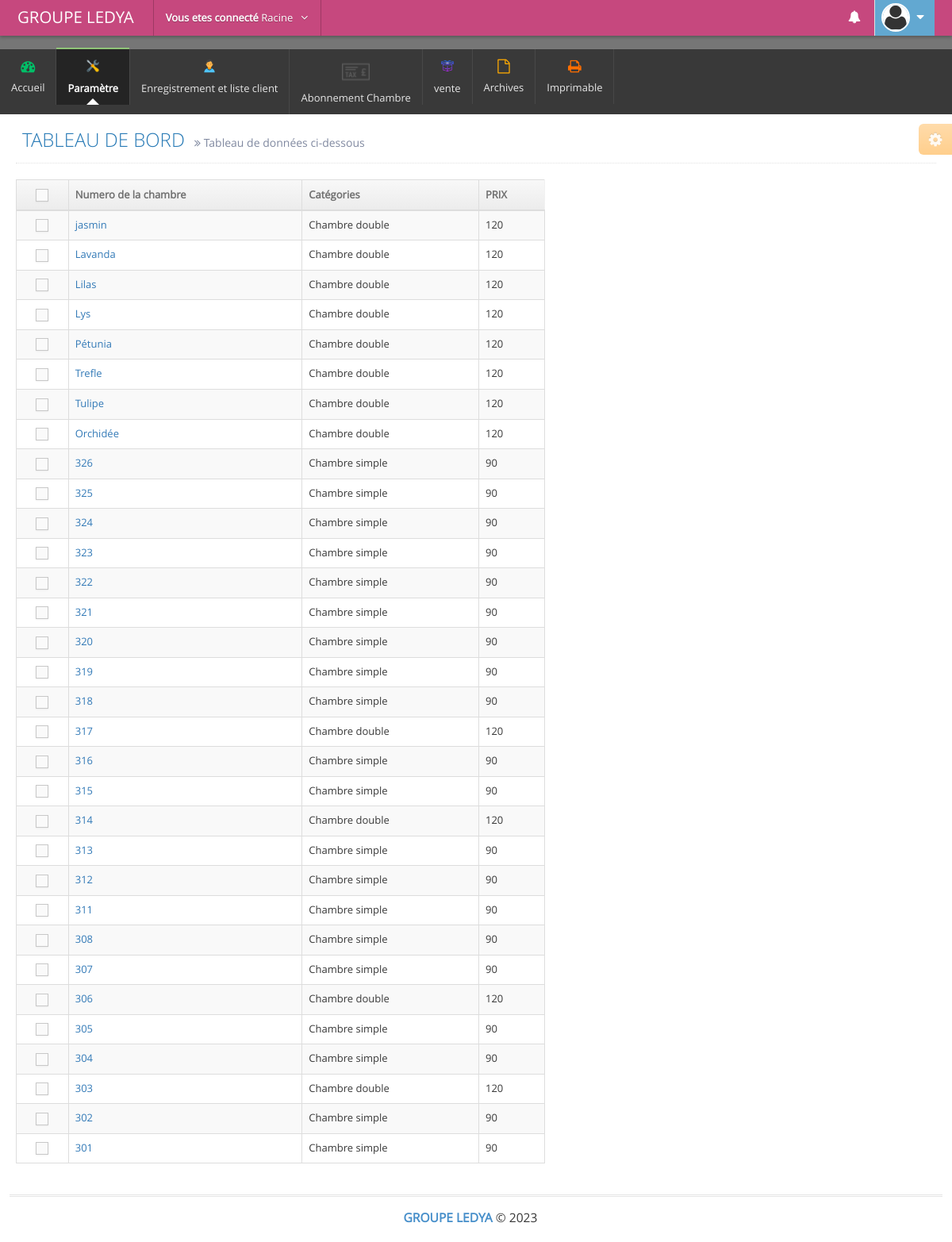
Page /admin/informations_chambre_libre.php (signed in) on the committed database.
### tables this page shows
CREATE TABLE `chambres` (
  `id` int(11) NOT NULL,
  `numero_chambres` text NOT NULL,
  `categories_chambres` text NOT NULL,
  `prix_chambre` text NOT NULL,
  `etat` int(11) NOT NULL,
  `code_cate` text NOT NULL
);

### admin/informations_chambre_libre.php (the view, shortened to what this page needs)
            <?php include('includes/link.php'); ?>
            <?php include('includes/hea.php'); ?>
            <?php include'db/connectbdd.php';?>
            <div class="main-content">
                <div class="main-content-inner">
                    <div class="page-content">
                        <div class="ace-settings-container" id="ace-settings-container">
                            <div class="btn btn-app btn-xs btn-warning ace-settings-btn" id="ace-settings-btn">
                                <i class="ace-icon fa fa-cog bigger-130"></i>
                            </div>
         </div>
         <div class="page-header">
            <h1>
                  TABLEAU DE BORD
                  <small>
                        <i class="ace-icon fa fa-angle-double-right"></i>
                        Tableau de données ci-dessous
                 </small>
          </h1>
   </div>
   <div class="row">
     <div class="col-xs-12">
           <div class="row">
                 <div class="col-lg-7">
                       <div class="row">
                             <div class="col-xs-12">
                                <div class="row">
                                    <div class="col-xs-12">
                                     <div class="clearfix">
                                      <div class="pull-right tableTools-container"></div></div>
                                      <div>
                                          <table id="dynamic-table" class="table table-striped table-bordered table-hover">
                                                 <thead>
                                                        <tr> <th class="center">
                                                              <label class="pos-rel">
                                                                     <span class="lbl"></span>
                                                              </label>
                                                       </th>
                                                       <th>Numero de la chambre</th>
                                                       <th>Catégories </th>
                                                       <th class="hidden-480">PRIX</th>
                                          </tr>
                                   </thead>
                                   <tbody>
                                     <?php
                                     $requete2 = mysqli_query($connection,"SELECT *FROM chambres where etat=0 ORDER BY id DESC");
                                     while ($garde = mysqli_fetch_assoc($requete2)) {  ?>
                                           <tr>
                                                 <td class="center">
                                                       <label class="pos-rel">
                                                             <span class="lbl"></span>
                                                      </label>
                                               </td>
                                               <td><a href=""><?php echo $garde['numero_chambres']; ?></a></td>
                                               <td><?php echo $garde['categories_chambres']; ?></td>
                                               <td class="hidden-480"><?php echo $d = $garde['prix_chambre']; ?></td>
                                                                    </div>
                                                                                 </tr>
                                                                          <?php }
                                                                          ?>
<div class="col-lg-5">
<br><br>
</div>
<?php include('includes/ft.php'); ?>
</body>
</html>

### rows in the picture
chambres: numero_chambres "jasmin", categories_chambres "Chambre double", prix_chambre "120"
chambres: numero_chambres "Lavanda", categories_chambres "Chambre double", prix_chambre "120"
chambres: numero_chambres "Lilas", categories_chambres "Chambre double", prix_chambre "120"
chambres: numero_chambres "Lys", categories_chambres "Chambre double", prix_chambre "120"
chambres: numero_chambres "Pétunia", categories_chambres "Chambre double", prix_chambre "120"
chambres: numero_chambres "Trefle", categories_chambres "Chambre double", prix_chambre "120"
chambres: numero_chambres "Tulipe", categories_chambres "Chambre double", prix_chambre "120"
chambres: numero_chambres "Orchidée", categories_chambres "Chambre double", prix_chambre "120"
chambres: numero_chambres "326", categories_chambres "Chambre simple", prix_chambre "90"
chambres: numero_chambres "325", categories_chambres "Chambre simple", prix_chambre "90"
chambres: numero_chambres "324", categories_chambres "Chambre simple", prix_chambre "90"
chambres: numero_chambres "323", categories_chambres "Chambre simple", prix_chambre "90"
chambres: numero_chambres "322", categories_chambres "Chambre simple", prix_chambre "90"
chambres: numero_chambres "321", categories_chambres "Chambre simple", prix_chambre "90"
chambres: numero_chambres "320", categories_chambres "Chambre simple", prix_chambre "90"
chambres: numero_chambres "319", categories_chambres "Chambre simple", prix_chambre "90"
chambres: numero_chambres "318", categories_chambres "Chambre simple", prix_chambre "90"
chambres: numero_chambres "317", categories_chambres "Chambre double", prix_chambre "120"
chambres: numero_chambres "316", categories_chambres "Chambre simple", prix_chambre "90"
chambres: numero_chambres "315", categories_chambres "Chambre simple", prix_chambre "90"
chambres: numero_chambres "314", categories_chambres "Chambre double", prix_chambre "120"
chambres: numero_chambres "313", categories_chambres "Chambre simple", prix_chambre "90"
chambres: numero_chambres "312", categories_chambres "Chambre simple", prix_chambre "90"
chambres: numero_chambres "311", categories_chambres "Chambre simple", prix_chambre "90"
chambres: numero_chambres "308", categories_chambres "Chambre simple", prix_chambre "90"
chambres: numero_chambres "307", categories_chambres "Chambre simple", prix_chambre "90"
chambres: numero_chambres "306", categories_chambres "Chambre double", prix_chambre "120"
chambres: numero_chambres "305", categories_chambres "Chambre simple", prix_chambre "90"
chambres: numero_chambres "304", categories_chambres "Chambre simple", prix_chambre "90"
chambres: numero_chambres "303", categories_chambres "Chambre double", prix_chambre "120"
chambres: numero_chambres "302", categories_chambres "Chambre simple", prix_chambre "90"
chambres: numero_chambres "301", categories_chambres "Chambre simple", prix_chambre "90"

### other values in the picture
$username "Racine"
